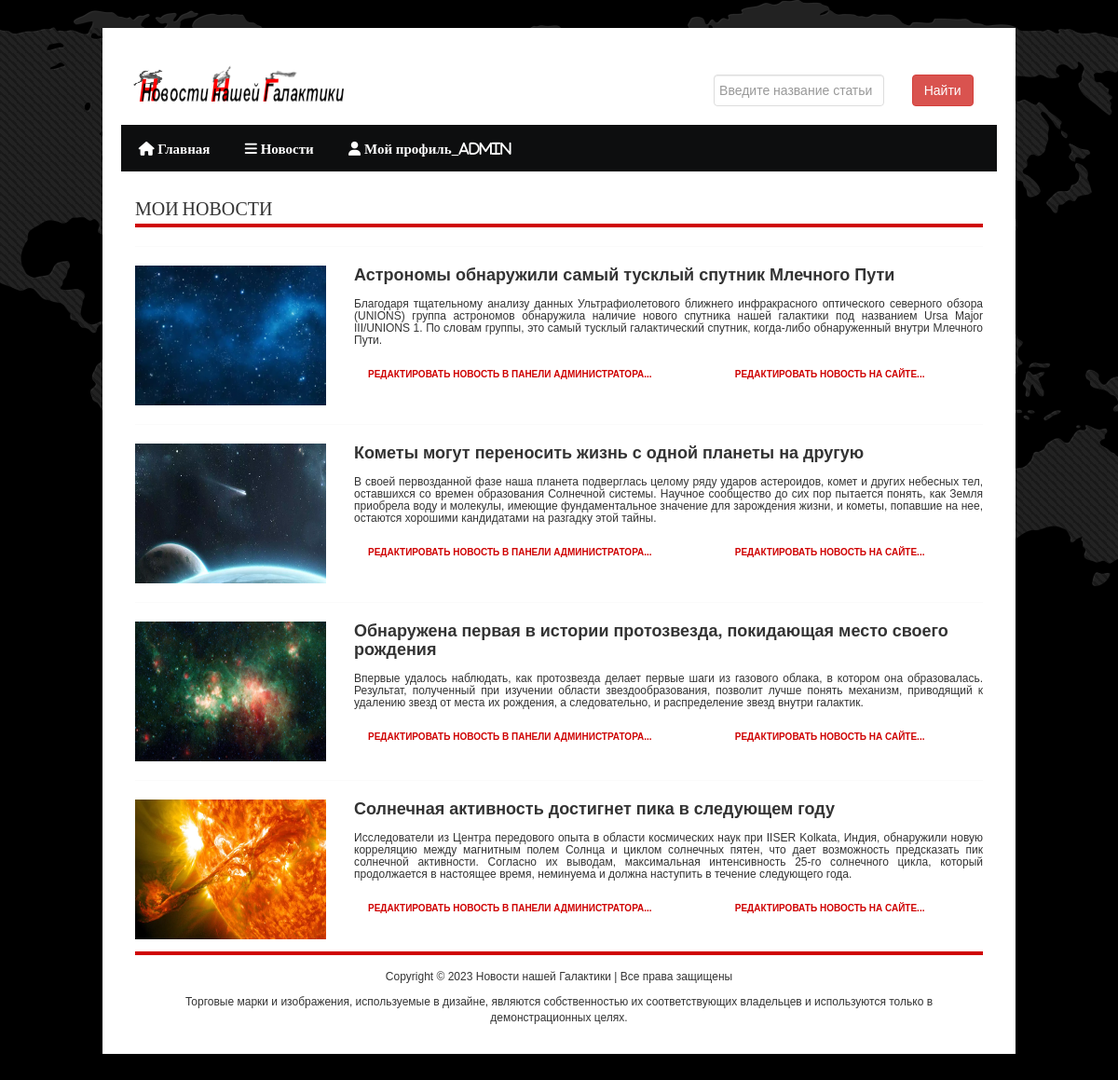
/users/ (signed in), run on the app's committed database.
### news/models.py (models this page shows, shortened)
class Article(models.Model):
    categories = (('A', 'Астрономия'),
                  ('K', 'Космонавтика'),
                  ('AF', 'Астрофизика'),
                  ('G', 'Геология'))
    author = models.ForeignKey(User, on_delete=models.SET_NULL, null=True, verbose_name='Автор')
    title = models.CharField('Название новости', max_length=150, default='', null=False)
    anouncement = models.TextField('Аннотация', max_length=1250, null=False)
    source = models.URLField('Источник', null=True)
    sourcename = models.CharField('Название источника', max_length=150, null=False)
    text = RichTextField('Текст новости', null=False)
    date = models.DateTimeField('Дата публикации', auto_created=True)
    categories = models.CharField(choices=categories, max_length=20, verbose_name='Категории')
    tags = models.ManyToManyField(to=Tag, blank=True)
    status = models.BooleanField(default=True, verbose_name='Опубликовано')
    objects = models.Manager()
    published = PublishedToday()
    def get_absolute_url(self):
        return f'/news/{self.pk}'
    class Meta:
        ordering = ['title','date']
        verbose_name = 'Новость'
        verbose_name_plural = 'Новости'

class Image(models.Model):
    article = models.ForeignKey(Article, on_delete=models.CASCADE)
    title = models.CharField(max_length=50, blank=True)
    image = models.ImageField(upload_to='news_images/')
    class Meta:
        ordering = ['title']
        verbose_name = 'Фото'
        verbose_name_plural = 'Фото'

### users/views.py (the view)
# urls.py: path('users/', include('users.urls')),
@login_required(login_url="/users/login")
def users(request):
    articles = Article.objects.all()
    context = {
        'articles': articles,
    }
    return render(request, 'users/users.html',context)

### users/templates/users/users.html (shortened to what this page needs)
<!DOCTYPE html PUBLIC "-//W3C//DTD XHTML 1.0 Transitional//EN"
        "http://www.w3.org/TR/xhtml1/DTD/xhtml1-transitional.dtd">
{% load static %}
{% load bootstrap5 %}
{% load crispy_forms_tags %}
<html xmlns="http://www.w3.org/1999/xhtml">
<html lang="ru">
<head>
    {%bootstrap_css%}
    <link rel="stylesheet" type="text/css" href="{% static 'main/' %}assets/font/font-awesome.min.css"/>
    <link rel="stylesheet" type="text/css" href="{% static 'main/' %}assets/font/font.css"/>
    <link rel="stylesheet" type="text/css" href="{% static 'main/' %}assets/css/bootstrap.min.css" media="screen"/>
    <link rel="stylesheet" type="text/css" href="{% static 'main/' %}assets/css/style.css" media="screen"/>
    <link rel="stylesheet" type="text/css" href="{% static 'main/' %}assets/css/responsive.css" media="screen"/>
    <link rel="stylesheet" type="text/css" href="{% static 'main/' %}assets/css/jquery.bxslider.css" media="screen"/>
</head>
<body>
<div class="body_wrapper">
    <div class="center">
        {% block header %} {% include 'main/header.html' %} {% endblock %}
        <div class="container">
            <div class="content_area">
                {% if user.is_staff == True %}
                <h2 class="title">МОИ НОВОСТИ</h2>
                {% else %}
                <h2 class="title">МОИ ЗАЯВКИ</h2>
                {% endif %}
                {% for n in articles %}
                {% if n.image_set.all %}
                <hr>
                <div class="row">
                    <div class="col-lg-3">
                        <a href="{{ n.get_absolute_url }}">
                        {% for image in n.image_set.all %}
                            <img src="{{ image.image.url }}" style="margin:auto; height:150px; width:auto;" alt=""/></a>
                        {% endfor %}
                    </div>
                    <div class="col-lg-9">
                        <h4><strong>{{ n.title }}</strong></h4>
                        <p align="justify">{{ n.anouncement }}</p><br>
                        {% if request.user.id %}
                        {% if user.is_superuser == True %}
                        <div class="col-lg-7">
                            <p><a class="readmore" href="http://127.0.0.1:8000/admin/news/article/{{ n.id }}/change/"
                                  target="_blank">Редактировать новость в панели администратора...</a></p>
                        </div>
                        <div class="col-lg-5">
                            <p><a class="readmore" href="{% url 'news_update' n.pk %}">Редактировать новость на
                                сайте...</a></p>
                        </div>
                        {% elif user.is_staff == True %}
                        <div class="col-lg-5">
                            <p><a class="readmore" href="{% url 'news_update' n.pk %}">Редактировать новость...</a></p>
                        </div>
                        {% endif %}
                        {% endif %}
                    </div>
                </div>
                {% endif %}
                {% endfor %}<br>
                <h2 class="title"></h2>
            </div>
            {% block footer %} {% include 'main/footer.html' %} {% endblock %}
        </div>
</body>
</html>

### main/templates/main/header.html (shortened to what this page needs)
{% load static %}
<div class="header_area">
    <div class="logo floatleft">
        <p><a href="{% url 'home' %}"><img src="{% static 'main/' %}images/logo5.png" alt="Иконка"/></a></p>
    </div>
    <div class="social_plus_search floatright">
        <div class="search">
            {% block search %} {% include 'news/search.html' %} {% endblock %}
        </div>
    </div>
</div>
{% block sidebar %} {% include 'main/sidebar.html' %} {% endblock %}

### news/templates/news/search.html
{% load static %}
        <form action="{% url 'search_news' %}" method="get">
            <div class="col-lg-8">
                <input type="text" class="form-control" id="search_input" name="search_input" placeholder="Введите название статьи"/>
            </div>
            <div class="col-lg-4">
                <button type="submit" class="btn btn-danger">Найти</button>
            </div>
        </form>

### main/templates/main/sidebar.html (shortened to what this page needs)
{% load static %}
<div class="main_menu_area">
    <ul id="nav">
        <li><a href="{% url 'home' %}"><i class="fa-solid fa-house"> Главная</i></a>
        </li>
        <li><a href="{% url 'news_index' %}"><i class="fa-solid fa-bars"> Новости</i></a>
        </li>
        {% if request.user.id %}
        <li><a href="{% url 'profile_update' %}"><i class="fa-solid fa-user"> Мой профиль_{{ user }}</i></a>
        </li>
        {% endif %}
    </ul>
</div>

### main/templates/main/footer.html
{% load static %}
<div class="copyright_text">
    <p>Copyright &copy; 2023 Новости нашей Галактики | Все права защищены</p>
    <p>Торговые марки и изображения, используемые в дизайне, являются собственностью их соответствующих владельцев и
        используются только в демонстрационных целях.</p>
</div>

### static/main/assets/css/style.css (style rules this page uses)
* { margin:0; padding:0 }
body { font-family:Arial; font-size:12px; line-height:13px; background:url("images/site_bg.png") top center no-repeat fixed #000 }
a { color:#000; text-decoration:none }
input[type=text], input[type=password], textarea { border:1px solid #ddd; padding:5px }
input[type=submit] h1, h2, h4, h5, h6 { font-weight:normal; margin:0 0 15px }
h2 { font-size:25px; line-height:30px }
img { max-width:100%; height:auto }
.floatleft { float:left }
.floatright { float:right }
.center { width:980px; display:block; margin:0 auto; padding:20px; background:#fff; transition:all 1.3s ease 0s; -moz-transition:all 1.3s ease 0s; -webkit-transition:all 1.3s ease 0s; -o-transition:all 1.3s ease 0s; -ms-transition:all 1.3s ease 0s }
div { overflow:hidden }
#nav { display:block }
.body_wrapper { background:url("images/body_bg.png") repeat; margin-top:30px; margin-bottom:30px }
.logo { margin-top:20px }
.social_plus_search { margin-bottom:20px }
.main_menu_area { overflow:visible; background:#0D0E0F; min-height:50px }
.main_menu_area ul { margin:0; padding:0; list-style:none }
.main_menu_area ul li { float:left; position:relative }
.main_menu_area ul li a { color:#FFF; display:block; font-family:'bebasregular'; font-size:15px; padding:18px 18.7px }
.content_area { margin-top:25px }
.title { border-bottom:4px solid #CF0000; font-family:'bebasregular'; font-size:20px; word-spacing:2px }
.readmore, .single_cat_right_content_meta span { color:#CF0000; font-size:10px; text-transform:uppercase; font-weight:bold; margin-right:20px }
.copyright_text { line-height:17px; text-align:center }

### data on the page
Article: title "Астрономы обнаружили самый тусклый спутник Млечного Пути", anouncement "Благодаря тщательному анализу данных Ультрафиолетового ближнего инфракрасного оптического северного обзора (UNIONS) группа астрономов обнаружила наличие нового спутника нашей галактики под названием Ursa Major III/UNIONS 1. По словам группы, это самый тусклый галактический спутник, когда-либо обнаруженный внутри Млечного Пути."
Image: image (picture)
Article: title "Кометы могут переносить жизнь с одной планеты на другую", anouncement "В своей первозданной фазе наша планета подверглась целому ряду ударов астероидов, комет и других небесных тел, оставшихся со времен образования Солнечной системы. Научное сообщество до сих пор пытается понять, как Земля приобрела воду и молекулы, имеющие фундаментальное значение для зарождения жизни, и кометы, попавшие на нее, остаются хорошими кандидатами на разгадку этой тайны."
Image: image (picture)
Article: title "Обнаружена первая в истории протозвезда, покидающая место своего рождения", anouncement "Впервые удалось наблюдать, как протозвезда делает первые шаги из газового облака, в котором она образовалась. Результат, полученный при изучении области звездообразования, позволит лучше понять механизм, приводящий к удалению звезд от места их рождения, а следовательно, и распределение звезд внутри галактик."
Image: image (picture)
Article: title "Солнечная активность достигнет пика в следующем году", anouncement "Исследователи из Центра передового опыта в области космических наук при IISER Kolkata, Индия, обнаружили новую корреляцию между магнитным полем Солнца и циклом солнечных пятен, что дает возможность предсказать пик солнечной активности. Согласно их выводам, максимальная интенсивность 25-го солнечного цикла, который продолжается в настоящее время, неминуема и должна наступить в течение следующего года."
Image: image (picture)

### other printed values
{{ user }} "Admin"
